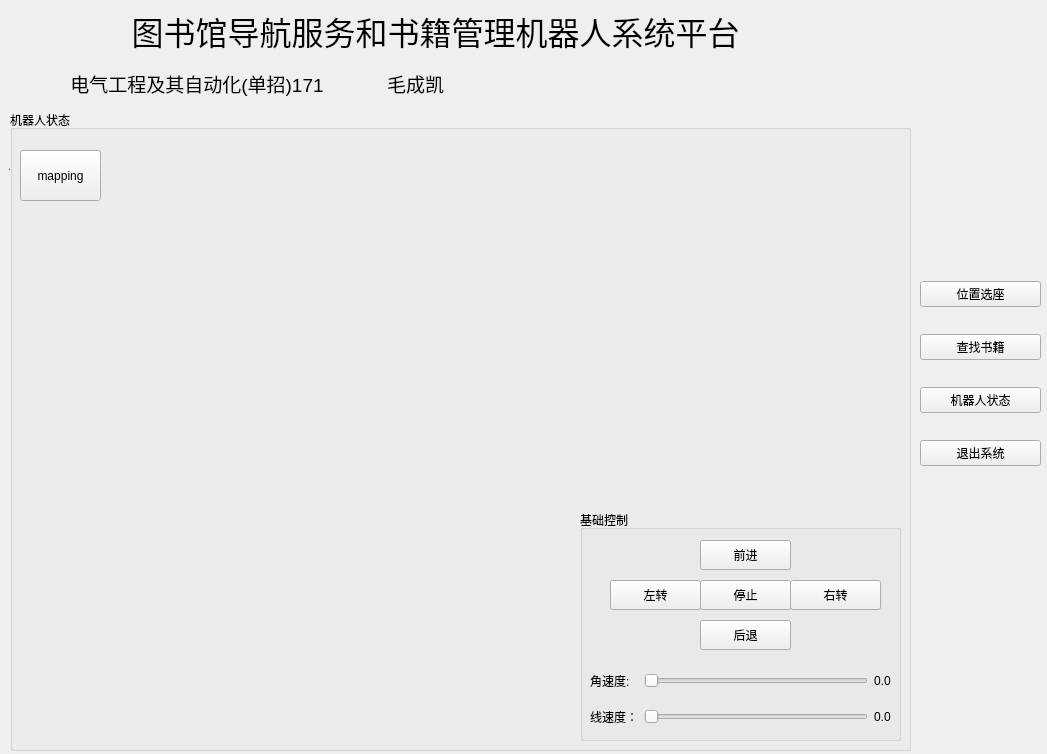
<?xml version="1.0" encoding="UTF-8"?>
<ui version="4.0">
 <author>JackyMao</author>
 <class>MainWindow</class>
 <widget class="QMainWindow" name="MainWindow">
  <property name="geometry">
   <rect>
    <x>0</x>
    <y>0</y>
    <width>1047</width>
    <height>754</height>
   </rect>
  </property>
  <property name="windowTitle">
   <string>图书馆导航服务和书籍管理机器人系统平台</string>
  </property>
  <property name="autoFillBackground">
   <bool>false</bool>
  </property>
  <property name="documentMode">
   <bool>false</bool>
  </property>
  <widget class="QWidget" name="centralwidget">
   <widget class="QLabel" name="label_title">
    <property name="geometry">
     <rect>
      <x>40</x>
      <y>10</y>
      <width>791</width>
      <height>41</height>
     </rect>
    </property>
    <property name="font">
     <font>
      <pointsize>24</pointsize>
     </font>
    </property>
    <property name="text">
     <string>图书馆导航服务和书籍管理机器人系统平台</string>
    </property>
    <property name="alignment">
     <set>Qt::AlignCenter</set>
    </property>
   </widget>
   <widget class="QWidget" name="verticalLayoutWidget">
    <property name="geometry">
     <rect>
      <x>920</x>
      <y>260</y>
      <width>121</width>
      <height>231</height>
     </rect>
    </property>
    <layout class="QVBoxLayout" name="verticalLayout">
     <item>
      <widget class="QPushButton" name="btn_select">
       <property name="text">
        <string>位置选座</string>
       </property>
       <property name="default">
        <bool>false</bool>
       </property>
      </widget>
     </item>
     <item>
      <widget class="QPushButton" name="btn_book">
       <property name="text">
        <string>查找书籍</string>
       </property>
      </widget>
     </item>
     <item>
      <widget class="QPushButton" name="btn_robot_state">
       <property name="text">
        <string>机器人状态</string>
       </property>
      </widget>
     </item>
     <item>
      <widget class="QPushButton" name="btn_exit">
       <property name="text">
        <string>退出系统</string>
       </property>
      </widget>
     </item>
    </layout>
    <zorder>btn_select</zorder>
    <zorder>btn_exit</zorder>
    <zorder>btn_book</zorder>
    <zorder>btn_robot_state</zorder>
   </widget>
   <widget class="QLabel" name="label_time">
    <property name="geometry">
     <rect>
      <x>590</x>
      <y>100</y>
      <width>271</width>
      <height>41</height>
     </rect>
    </property>
    <property name="font">
     <font>
      <pointsize>17</pointsize>
     </font>
    </property>
    <property name="text">
     <string/>
    </property>
    <property name="alignment">
     <set>Qt::AlignCenter</set>
    </property>
   </widget>
   <widget class="QGroupBox" name="gBox_location">
    <property name="enabled">
     <bool>true</bool>
    </property>
    <property name="geometry">
     <rect>
      <x>9</x>
      <y>160</y>
      <width>671</width>
      <height>511</height>
     </rect>
    </property>
    <property name="mouseTracking">
     <bool>false</bool>
    </property>
    <property name="tabletTracking">
     <bool>false</bool>
    </property>
    <property name="autoFillBackground">
     <bool>true</bool>
    </property>
    <property name="title">
     <string>位置选座</string>
    </property>
    <property name="flat">
     <bool>false</bool>
    </property>
    <property name="checkable">
     <bool>false</bool>
    </property>
    <widget class="QPushButton" name="btn_select_ok">
     <property name="geometry">
      <rect>
       <x>560</x>
       <y>440</y>
       <width>111</width>
       <height>51</height>
      </rect>
     </property>
     <property name="text">
      <string>确定</string>
     </property>
    </widget>
    <widget class="QWidget" name="verticalLayoutWidget_2">
     <property name="geometry">
      <rect>
       <x>30</x>
       <y>50</y>
       <width>21</width>
       <height>63</height>
      </rect>
     </property>
     <layout class="QVBoxLayout" name="verticalLayout_2">
      <item>
       <widget class="QCheckBox" name="checkBox_1">
        <property name="text">
         <string/>
        </property>
       </widget>
      </item>
      <item>
       <widget class="QCheckBox" name="checkBox_2">
        <property name="text">
         <string/>
        </property>
       </widget>
      </item>
     </layout>
    </widget>
    <widget class="QWidget" name="verticalLayoutWidget_3">
     <property name="geometry">
      <rect>
       <x>90</x>
       <y>50</y>
       <width>21</width>
       <height>63</height>
      </rect>
     </property>
     <layout class="QVBoxLayout" name="verticalLayout_3">
      <item>
       <widget class="QCheckBox" name="checkBox_3">
        <property name="text">
         <string/>
        </property>
       </widget>
      </item>
      <item>
       <widget class="QCheckBox" name="checkBox_4">
        <property name="text">
         <string/>
        </property>
       </widget>
      </item>
     </layout>
    </widget>
    <widget class="QLabel" name="label">
     <property name="geometry">
      <rect>
       <x>-1</x>
       <y>30</y>
       <width>681</width>
       <height>481</height>
      </rect>
     </property>
     <property name="text">
      <string/>
     </property>
     <property name="pixmap">
      <pixmap>../../../../volcano_robotsim/scripts/qt_gui/volcano_robot_map_1.png</pixmap>
     </property>
     <property name="scaledContents">
      <bool>true</bool>
     </property>
    </widget>
    <widget class="QWidget" name="verticalLayoutWidget_4">
     <property name="geometry">
      <rect>
       <x>30</x>
       <y>130</y>
       <width>21</width>
       <height>63</height>
      </rect>
     </property>
     <layout class="QVBoxLayout" name="verticalLayout_4">
      <item>
       <widget class="QCheckBox" name="checkBox_5">
        <property name="text">
         <string/>
        </property>
       </widget>
      </item>
      <item>
       <widget class="QCheckBox" name="checkBox_6">
        <property name="text">
         <string/>
        </property>
       </widget>
      </item>
     </layout>
    </widget>
    <widget class="QWidget" name="verticalLayoutWidget_5">
     <property name="geometry">
      <rect>
       <x>90</x>
       <y>130</y>
       <width>21</width>
       <height>61</height>
      </rect>
     </property>
     <layout class="QVBoxLayout" name="verticalLayout_5">
      <item>
       <widget class="QCheckBox" name="checkBox_7">
        <property name="text">
         <string/>
        </property>
       </widget>
      </item>
      <item>
       <widget class="QCheckBox" name="checkBox_8">
        <property name="text">
         <string/>
        </property>
       </widget>
      </item>
     </layout>
    </widget>
    <widget class="QWidget" name="verticalLayoutWidget_6">
     <property name="geometry">
      <rect>
       <x>150</x>
       <y>50</y>
       <width>21</width>
       <height>63</height>
      </rect>
     </property>
     <layout class="QVBoxLayout" name="verticalLayout_6">
      <item>
       <widget class="QCheckBox" name="checkBox_9">
        <property name="text">
         <string/>
        </property>
       </widget>
      </item>
      <item>
       <widget class="QCheckBox" name="checkBox_10">
        <property name="text">
         <string/>
        </property>
       </widget>
      </item>
     </layout>
    </widget>
    <widget class="QWidget" name="verticalLayoutWidget_7">
     <property name="geometry">
      <rect>
       <x>210</x>
       <y>50</y>
       <width>21</width>
       <height>63</height>
      </rect>
     </property>
     <layout class="QVBoxLayout" name="verticalLayout_7">
      <item>
       <widget class="QCheckBox" name="checkBox_11">
        <property name="text">
         <string/>
        </property>
       </widget>
      </item>
      <item>
       <widget class="QCheckBox" name="checkBox_12">
        <property name="text">
         <string/>
        </property>
       </widget>
      </item>
     </layout>
    </widget>
    <widget class="QWidget" name="verticalLayoutWidget_8">
     <property name="geometry">
      <rect>
       <x>150</x>
       <y>130</y>
       <width>21</width>
       <height>63</height>
      </rect>
     </property>
     <layout class="QVBoxLayout" name="verticalLayout_8">
      <item>
       <widget class="QCheckBox" name="checkBox_13">
        <property name="text">
         <string/>
        </property>
       </widget>
      </item>
      <item>
       <widget class="QCheckBox" name="checkBox_14">
        <property name="text">
         <string/>
        </property>
       </widget>
      </item>
     </layout>
    </widget>
    <widget class="QWidget" name="verticalLayoutWidget_9">
     <property name="geometry">
      <rect>
       <x>210</x>
       <y>130</y>
       <width>21</width>
       <height>63</height>
      </rect>
     </property>
     <layout class="QVBoxLayout" name="verticalLayout_9">
      <item>
       <widget class="QCheckBox" name="checkBox_15">
        <property name="text">
         <string/>
        </property>
       </widget>
      </item>
      <item>
       <widget class="QCheckBox" name="checkBox_16">
        <property name="text">
         <string/>
        </property>
       </widget>
      </item>
     </layout>
    </widget>
    <widget class="QWidget" name="verticalLayoutWidget_10">
     <property name="geometry">
      <rect>
       <x>470</x>
       <y>40</y>
       <width>112</width>
       <height>171</height>
      </rect>
     </property>
     <layout class="QVBoxLayout" name="verticalLayout_10">
      <item>
       <widget class="QCheckBox" name="checkBox_17">
        <property name="text">
         <string/>
        </property>
       </widget>
      </item>
      <item>
       <widget class="QCheckBox" name="checkBox_18">
        <property name="text">
         <string/>
        </property>
       </widget>
      </item>
     </layout>
    </widget>
    <widget class="QWidget" name="verticalLayoutWidget_11">
     <property name="geometry">
      <rect>
       <x>550</x>
       <y>40</y>
       <width>112</width>
       <height>171</height>
      </rect>
     </property>
     <layout class="QVBoxLayout" name="verticalLayout_11">
      <item>
       <widget class="QCheckBox" name="checkBox_19">
        <property name="text">
         <string/>
        </property>
       </widget>
      </item>
      <item>
       <widget class="QCheckBox" name="checkBox_20">
        <property name="text">
         <string/>
        </property>
       </widget>
      </item>
     </layout>
    </widget>
    <widget class="QWidget" name="verticalLayoutWidget_12">
     <property name="geometry">
      <rect>
       <x>630</x>
       <y>80</y>
       <width>112</width>
       <height>95</height>
      </rect>
     </property>
     <layout class="QVBoxLayout" name="verticalLayout_12">
      <item>
       <widget class="QCheckBox" name="checkBox_21">
        <property name="text">
         <string/>
        </property>
       </widget>
      </item>
      <item>
       <widget class="QCheckBox" name="checkBox_22">
        <property name="text">
         <string/>
        </property>
       </widget>
      </item>
      <item>
       <widget class="QCheckBox" name="checkBox_23">
        <property name="text">
         <string/>
        </property>
       </widget>
      </item>
      <item>
       <widget class="QCheckBox" name="checkBox_24">
        <property name="text">
         <string/>
        </property>
       </widget>
      </item>
     </layout>
    </widget>
    <widget class="QWidget" name="verticalLayoutWidget_13">
     <property name="geometry">
      <rect>
       <x>30</x>
       <y>200</y>
       <width>21</width>
       <height>95</height>
      </rect>
     </property>
     <layout class="QVBoxLayout" name="verticalLayout_13">
      <item>
       <widget class="QCheckBox" name="checkBox_25">
        <property name="text">
         <string/>
        </property>
       </widget>
      </item>
      <item>
       <widget class="QCheckBox" name="checkBox_26">
        <property name="text">
         <string/>
        </property>
       </widget>
      </item>
      <item>
       <widget class="QCheckBox" name="checkBox_27">
        <property name="text">
         <string/>
        </property>
       </widget>
      </item>
      <item>
       <widget class="QCheckBox" name="checkBox_28">
        <property name="text">
         <string/>
        </property>
       </widget>
      </item>
     </layout>
    </widget>
    <widget class="QWidget" name="verticalLayoutWidget_14">
     <property name="geometry">
      <rect>
       <x>30</x>
       <y>310</y>
       <width>21</width>
       <height>95</height>
      </rect>
     </property>
     <layout class="QVBoxLayout" name="verticalLayout_14">
      <item>
       <widget class="QCheckBox" name="checkBox_29">
        <property name="text">
         <string/>
        </property>
       </widget>
      </item>
      <item>
       <widget class="QCheckBox" name="checkBox_30">
        <property name="text">
         <string/>
        </property>
       </widget>
      </item>
      <item>
       <widget class="QCheckBox" name="checkBox_31">
        <property name="text">
         <string/>
        </property>
       </widget>
      </item>
      <item>
       <widget class="QCheckBox" name="checkBox_32">
        <property name="text">
         <string/>
        </property>
       </widget>
      </item>
     </layout>
    </widget>
    <widget class="QLineEdit" name="lineEdit_5">
     <property name="geometry">
      <rect>
       <x>440</x>
       <y>200</y>
       <width>231</width>
       <height>29</height>
      </rect>
     </property>
     <property name="text">
      <string>索书号：T、TB、TD</string>
     </property>
     <property name="echoMode">
      <enum>QLineEdit::Normal</enum>
     </property>
     <property name="alignment">
      <set>Qt::AlignCenter</set>
     </property>
     <property name="readOnly">
      <bool>true</bool>
     </property>
    </widget>
    <widget class="QLineEdit" name="lineEdit_6">
     <property name="geometry">
      <rect>
       <x>440</x>
       <y>260</y>
       <width>231</width>
       <height>29</height>
      </rect>
     </property>
     <property name="text">
      <string>索书号：TE、TF、TG</string>
     </property>
     <property name="echoMode">
      <enum>QLineEdit::Normal</enum>
     </property>
     <property name="alignment">
      <set>Qt::AlignCenter</set>
     </property>
     <property name="readOnly">
      <bool>true</bool>
     </property>
    </widget>
    <widget class="QLineEdit" name="lineEdit_7">
     <property name="geometry">
      <rect>
       <x>440</x>
       <y>320</y>
       <width>231</width>
       <height>29</height>
      </rect>
     </property>
     <property name="text">
      <string>索书号：TH、TJ、TK</string>
     </property>
     <property name="echoMode">
      <enum>QLineEdit::Normal</enum>
     </property>
     <property name="alignment">
      <set>Qt::AlignCenter</set>
     </property>
     <property name="readOnly">
      <bool>true</bool>
     </property>
    </widget>
    <widget class="QLineEdit" name="lineEdit_8">
     <property name="geometry">
      <rect>
       <x>440</x>
       <y>380</y>
       <width>231</width>
       <height>29</height>
      </rect>
     </property>
     <property name="text">
      <string>索书号：TL、TM、TN</string>
     </property>
     <property name="echoMode">
      <enum>QLineEdit::Normal</enum>
     </property>
     <property name="alignment">
      <set>Qt::AlignCenter</set>
     </property>
     <property name="readOnly">
      <bool>true</bool>
     </property>
    </widget>
    <widget class="QWidget" name="verticalLayoutWidget_15">
     <property name="geometry">
      <rect>
       <x>60</x>
       <y>180</y>
       <width>160</width>
       <height>241</height>
      </rect>
     </property>
     <layout class="QVBoxLayout" name="verticalLayout_15">
      <item>
       <widget class="QLineEdit" name="lineEdit_2">
        <property name="text">
         <string>索书号：A、B</string>
        </property>
        <property name="echoMode">
         <enum>QLineEdit::Normal</enum>
        </property>
        <property name="alignment">
         <set>Qt::AlignCenter</set>
        </property>
        <property name="readOnly">
         <bool>true</bool>
        </property>
       </widget>
      </item>
      <item>
       <widget class="QLineEdit" name="lineEdit">
        <property name="text">
         <string>索书号：C、D</string>
        </property>
        <property name="echoMode">
         <enum>QLineEdit::Normal</enum>
        </property>
        <property name="alignment">
         <set>Qt::AlignCenter</set>
        </property>
        <property name="readOnly">
         <bool>true</bool>
        </property>
       </widget>
      </item>
      <item>
       <widget class="QLineEdit" name="lineEdit_3">
        <property name="text">
         <string>索书号：E、F</string>
        </property>
        <property name="echoMode">
         <enum>QLineEdit::Normal</enum>
        </property>
        <property name="alignment">
         <set>Qt::AlignCenter</set>
        </property>
        <property name="readOnly">
         <bool>true</bool>
        </property>
       </widget>
      </item>
      <item>
       <widget class="QLineEdit" name="lineEdit_4">
        <property name="text">
         <string>索书号：G、H</string>
        </property>
        <property name="echoMode">
         <enum>QLineEdit::Normal</enum>
        </property>
        <property name="alignment">
         <set>Qt::AlignCenter</set>
        </property>
        <property name="readOnly">
         <bool>true</bool>
        </property>
       </widget>
      </item>
     </layout>
    </widget>
    <widget class="QLabel" name="label_3">
     <property name="geometry">
      <rect>
       <x>320</x>
       <y>90</y>
       <width>41</width>
       <height>31</height>
      </rect>
     </property>
     <property name="font">
      <font>
       <pointsize>24</pointsize>
      </font>
     </property>
     <property name="text">
      <string>❐</string>
     </property>
    </widget>
    <widget class="QLabel" name="label_6">
     <property name="geometry">
      <rect>
       <x>320</x>
       <y>230</y>
       <width>41</width>
       <height>31</height>
      </rect>
     </property>
     <property name="font">
      <font>
       <pointsize>24</pointsize>
      </font>
     </property>
     <property name="text">
      <string>❐</string>
     </property>
    </widget>
    <widget class="QLabel" name="label_8">
     <property name="geometry">
      <rect>
       <x>320</x>
       <y>350</y>
       <width>41</width>
       <height>31</height>
      </rect>
     </property>
     <property name="font">
      <font>
       <pointsize>24</pointsize>
      </font>
     </property>
     <property name="text">
      <string>❐</string>
     </property>
    </widget>
    <zorder>label</zorder>
    <zorder>btn_select_ok</zorder>
    <zorder>verticalLayoutWidget_2</zorder>
    <zorder>verticalLayoutWidget_3</zorder>
    <zorder>verticalLayoutWidget_4</zorder>
    <zorder>verticalLayoutWidget_5</zorder>
    <zorder>verticalLayoutWidget_6</zorder>
    <zorder>verticalLayoutWidget_7</zorder>
    <zorder>verticalLayoutWidget_8</zorder>
    <zorder>verticalLayoutWidget_9</zorder>
    <zorder>verticalLayoutWidget_10</zorder>
    <zorder>verticalLayoutWidget_11</zorder>
    <zorder>verticalLayoutWidget_12</zorder>
    <zorder>verticalLayoutWidget_13</zorder>
    <zorder>verticalLayoutWidget_14</zorder>
    <zorder>lineEdit_5</zorder>
    <zorder>lineEdit_6</zorder>
    <zorder>lineEdit_7</zorder>
    <zorder>lineEdit_8</zorder>
    <zorder>verticalLayoutWidget_15</zorder>
    <zorder>label_3</zorder>
    <zorder>label_6</zorder>
    <zorder>label_8</zorder>
   </widget>
   <widget class="QGroupBox" name="gBox_book">
    <property name="geometry">
     <rect>
      <x>10</x>
      <y>160</y>
      <width>671</width>
      <height>511</height>
     </rect>
    </property>
    <property name="autoFillBackground">
     <bool>true</bool>
    </property>
    <property name="title">
     <string>查找书籍</string>
    </property>
    <widget class="QWidget" name="horizontalLayoutWidget">
     <property name="geometry">
      <rect>
       <x>16</x>
       <y>30</y>
       <width>631</width>
       <height>41</height>
      </rect>
     </property>
     <layout class="QHBoxLayout" name="horizontalLayout">
      <item>
       <widget class="QLabel" name="label_4">
        <property name="text">
         <string>索书号：</string>
        </property>
       </widget>
      </item>
      <item>
       <widget class="QLineEdit" name="lineEdit_book"/>
      </item>
      <item>
       <widget class="QPushButton" name="btn_robot">
        <property name="text">
         <string>机器人引导</string>
        </property>
       </widget>
      </item>
     </layout>
    </widget>
    <widget class="QLabel" name="label_10">
     <property name="geometry">
      <rect>
       <x>19</x>
       <y>80</y>
       <width>171</width>
       <height>21</height>
      </rect>
     </property>
     <property name="text">
      <string>例如：TM4/Q1</string>
     </property>
    </widget>
    <widget class="QTextBrowser" name="textBrowser">
     <property name="geometry">
      <rect>
       <x>5</x>
       <y>111</y>
       <width>661</width>
       <height>391</height>
      </rect>
     </property>
    </widget>
   </widget>
   <widget class="QGroupBox" name="gBox_robot">
    <property name="geometry">
     <rect>
      <x>10</x>
      <y>110</y>
      <width>901</width>
      <height>641</height>
     </rect>
    </property>
    <property name="tabletTracking">
     <bool>false</bool>
    </property>
    <property name="acceptDrops">
     <bool>false</bool>
    </property>
    <property name="autoFillBackground">
     <bool>true</bool>
    </property>
    <property name="title">
     <string>机器人状态</string>
    </property>
    <widget class="QGroupBox" name="groupBox">
     <property name="geometry">
      <rect>
       <x>570</x>
       <y>400</y>
       <width>321</width>
       <height>231</height>
      </rect>
     </property>
     <property name="title">
      <string>基础控制</string>
     </property>
     <widget class="QPushButton" name="btn_control_qj">
      <property name="geometry">
       <rect>
        <x>120</x>
        <y>30</y>
        <width>91</width>
        <height>30</height>
       </rect>
      </property>
      <property name="text">
       <string>前进</string>
      </property>
     </widget>
     <widget class="QPushButton" name="btn_control_yz">
      <property name="geometry">
       <rect>
        <x>210</x>
        <y>70</y>
        <width>91</width>
        <height>30</height>
       </rect>
      </property>
      <property name="text">
       <string>右转</string>
      </property>
     </widget>
     <widget class="QPushButton" name="btn_control_ht">
      <property name="geometry">
       <rect>
        <x>120</x>
        <y>110</y>
        <width>91</width>
        <height>30</height>
       </rect>
      </property>
      <property name="text">
       <string>后退</string>
      </property>
     </widget>
     <widget class="QPushButton" name="btn_control_zz">
      <property name="geometry">
       <rect>
        <x>30</x>
        <y>70</y>
        <width>91</width>
        <height>30</height>
       </rect>
      </property>
      <property name="text">
       <string>左转</string>
      </property>
     </widget>
     <widget class="QPushButton" name="btn_control_tz">
      <property name="geometry">
       <rect>
        <x>120</x>
        <y>70</y>
        <width>91</width>
        <height>30</height>
       </rect>
      </property>
      <property name="text">
       <string>停止</string>
      </property>
      <property name="autoDefault">
       <bool>false</bool>
      </property>
      <property name="default">
       <bool>false</bool>
      </property>
     </widget>
     <widget class="QWidget" name="gridLayoutWidget">
      <property name="geometry">
       <rect>
        <x>10</x>
        <y>150</y>
        <width>301</width>
        <height>80</height>
       </rect>
      </property>
      <layout class="QGridLayout" name="gridLayout">
       <item row="1" column="0">
        <widget class="QLabel" name="label_5">
         <property name="text">
          <string>线速度：</string>
         </property>
        </widget>
       </item>
       <item row="0" column="0">
        <widget class="QLabel" name="label_2">
         <property name="text">
          <string>角速度:</string>
         </property>
        </widget>
       </item>
       <item row="1" column="1">
        <widget class="QSlider" name="h_slider_linear">
         <property name="orientation">
          <enum>Qt::Horizontal</enum>
         </property>
        </widget>
       </item>
       <item row="0" column="1">
        <widget class="QSlider" name="h_slider_angular">
         <property name="maximum">
          <number>99</number>
         </property>
         <property name="singleStep">
          <number>1</number>
         </property>
         <property name="value">
          <number>0</number>
         </property>
         <property name="orientation">
          <enum>Qt::Horizontal</enum>
         </property>
        </widget>
       </item>
       <item row="0" column="2">
        <widget class="QLabel" name="label_angular_val">
         <property name="text">
          <string>0.0</string>
         </property>
        </widget>
       </item>
       <item row="1" column="2">
        <widget class="QLabel" name="label_linear_val">
         <property name="text">
          <string>0.0</string>
         </property>
        </widget>
       </item>
      </layout>
     </widget>
    </widget>
    <widget class="QPushButton" name="btn_map">
     <property name="geometry">
      <rect>
       <x>10</x>
       <y>40</y>
       <width>81</width>
       <height>51</height>
      </rect>
     </property>
     <property name="text">
      <string>mapping</string>
     </property>
    </widget>
    <widget class="QWidget" name="verticalLayoutWidget_16">
     <property name="geometry">
      <rect>
       <x>100</x>
       <y>40</y>
       <width>461</width>
       <height>591</height>
      </rect>
     </property>
     <layout class="QVBoxLayout" name="verticalLayout_map"/>
    </widget>
   </widget>
   <widget class="QLabel" name="label_class">
    <property name="geometry">
     <rect>
      <x>30</x>
      <y>70</y>
      <width>334</width>
      <height>26</height>
     </rect>
    </property>
    <property name="font">
     <font>
      <pointsize>14</pointsize>
     </font>
    </property>
    <property name="text">
     <string>电气工程及其自动化(单招)171</string>
    </property>
    <property name="alignment">
     <set>Qt::AlignCenter</set>
    </property>
   </widget>
   <widget class="QLabel" name="label_name">
    <property name="geometry">
     <rect>
      <x>370</x>
      <y>70</y>
      <width>91</width>
      <height>26</height>
     </rect>
    </property>
    <property name="font">
     <font>
      <pointsize>14</pointsize>
     </font>
    </property>
    <property name="text">
     <string>毛成凯</string>
    </property>
    <property name="alignment">
     <set>Qt::AlignCenter</set>
    </property>
   </widget>
   <zorder>label_title</zorder>
   <zorder>verticalLayoutWidget</zorder>
   <zorder>label_time</zorder>
   <zorder>label_class</zorder>
   <zorder>label_name</zorder>
   <zorder>gBox_location</zorder>
   <zorder>gBox_book</zorder>
   <zorder>gBox_robot</zorder>
  </widget>
 </widget>
 <resources/>
 <connections>
  <connection>
   <sender>btn_exit</sender>
   <signal>clicked()</signal>
   <receiver>MainWindow</receiver>
   <slot>close()</slot>
   <hints>
    <hint type="sourcelabel">
     <x>778</x>
     <y>443</y>
    </hint>
    <hint type="destinationlabel">
     <x>622</x>
     <y>0</y>
    </hint>
   </hints>
  </connection>
 </connections>
</ui>
